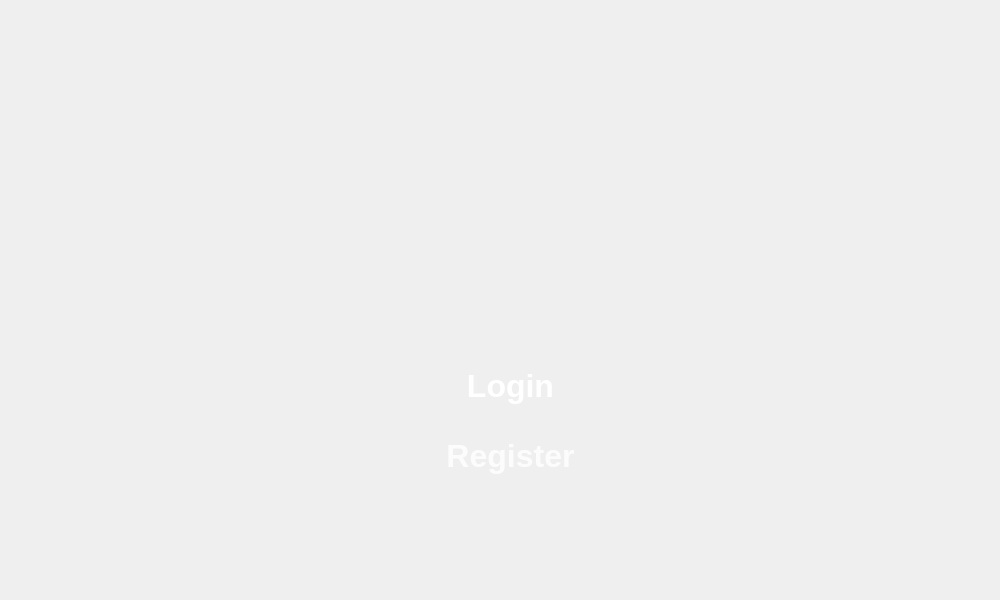
<?xml version="1.0" encoding="UTF-8"?>
<ui version="4.0">
 <class>MainWindow</class>
 <widget class="QMainWindow" name="MainWindow">
  <property name="geometry">
   <rect>
    <x>0</x>
    <y>0</y>
    <width>1000</width>
    <height>600</height>
   </rect>
  </property>
  <property name="minimumSize">
   <size>
    <width>1000</width>
    <height>600</height>
   </size>
  </property>
  <property name="maximumSize">
   <size>
    <width>1000</width>
    <height>600</height>
   </size>
  </property>
  <property name="windowTitle">
   <string>GrowPal</string>
  </property>
  <property name="windowIcon">
   <iconset>
    <normaloff>logo.jpg</normaloff>logo.jpg</iconset>
  </property>
  <property name="windowOpacity">
   <double>1.000000000000000</double>
  </property>
  <property name="autoFillBackground">
   <bool>false</bool>
  </property>
  <property name="styleSheet">
   <string notr="true"/>
  </property>
  <widget class="QWidget" name="centralwidget">
   <widget class="QPushButton" name="login_button">
    <property name="geometry">
     <rect>
      <x>240</x>
      <y>360</y>
      <width>541</width>
      <height>51</height>
     </rect>
    </property>
    <property name="font">
     <font>
      <pointsize>24</pointsize>
      <weight>75</weight>
      <bold>true</bold>
     </font>
    </property>
    <property name="styleSheet">
     <string notr="true">QPushButton{
	background-color: qlineargradient(spread:pad, x1:0, y1:505682, x2:1, y2:0.477, stop:0 rgba(11, 131, 120, 0.75), stop:1 rgba(85, 98, 112, 0.75));
	color: rgba(255, 255, 255, 1);
	border-radius: 5px;
}
QPushButton:hover{
	background-color: qlineargradient(spread:pad, x1:0, y1:505682, x2:1, y2:0.477, stop:0 rgba(150, 123, 111, 219), stop:1 rgba(85, 81, 84, 226));
}
QPushButton:pressed{
	padding-left: 5px;
	padding-top: 5px;
	background-color: rgba(150, 123, 111, 255);
}

</string>
    </property>
    <property name="text">
     <string>Login</string>
    </property>
   </widget>
   <widget class="QPushButton" name="register_button">
    <property name="geometry">
     <rect>
      <x>240</x>
      <y>430</y>
      <width>541</width>
      <height>51</height>
     </rect>
    </property>
    <property name="font">
     <font>
      <pointsize>24</pointsize>
      <weight>75</weight>
      <bold>true</bold>
     </font>
    </property>
    <property name="styleSheet">
     <string notr="true">QPushButton{
	background-color: qlineargradient(spread:pad, x1:0, y1:505682, x2:1, y2:0.477, stop:0 rgba(11, 131, 120, 0.75), stop:1 rgba(85, 98, 112, 0.75));
	color: rgba(255, 255, 255, 210);
	border-radius: 5px;
}
QPushButton:hover{
	background-color: qlineargradient(spread:pad, x1:0, y1:505682, x2:1, y2:0.477, stop:0 rgba(150, 123, 111, 219), stop:1 rgba(85, 81, 84, 226));
}
QPushButton:pressed{
	padding-left: 5px;
	padding-top: 5px;
	background-color: rgba(150, 123, 111, 255);
}
</string>
    </property>
    <property name="text">
     <string>Register</string>
    </property>
   </widget>
   <widget class="QLabel" name="label_2">
    <property name="geometry">
     <rect>
      <x>330</x>
      <y>0</y>
      <width>350</width>
      <height>350</height>
     </rect>
    </property>
    <property name="styleSheet">
     <string notr="true">QPushButton{
	background-color: qlineargradient(spread:pad, x1:0, y1:505682, x2:1, y2:0.477, stop:0 rgba(11, 131, 120, 0.75), stop:1 rgba(85, 98, 112, 0.75));
	color: rgba(255, 255, 255, 210);
	border-radius: 5px;
}
QPushButton:hover{
	background-color: qlineargradient(spread:pad, x1:0, y1:505682, x2:1, y2:0.477, stop:0 rgba(150, 123, 111, 219), stop:1 rgba(85, 81, 84, 226));
}
QPushButton:pressed{
	paddind-left: 5px;
	padding-top: 5px;
	background-color: rgba(150, 123, 111, 255);
}
</string>
    </property>
    <property name="text">
     <string/>
    </property>
    <property name="pixmap">
     <pixmap>logo.png</pixmap>
    </property>
    <property name="scaledContents">
     <bool>true</bool>
    </property>
   </widget>
   <widget class="QLabel" name="label">
    <property name="geometry">
     <rect>
      <x>0</x>
      <y>0</y>
      <width>1000</width>
      <height>600</height>
     </rect>
    </property>
    <property name="styleSheet">
     <string notr="true"/>
    </property>
    <property name="text">
     <string/>
    </property>
    <property name="pixmap">
     <pixmap>OsfFKJ0.jpg</pixmap>
    </property>
   </widget>
   <zorder>label</zorder>
   <zorder>login_button</zorder>
   <zorder>register_button</zorder>
   <zorder>label_2</zorder>
  </widget>
 </widget>
 <resources/>
 <connections/>
</ui>
